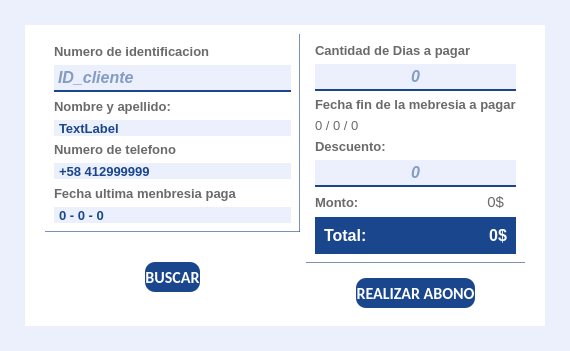
          <widget class="QWidget" name="page_pos">
           <property name="styleSheet">
            <string notr="true">background-color: rgb(236, 240, 252)</string>
           </property>
           <layout class="QHBoxLayout" name="horizontalLayout_3">
            <property name="spacing">
             <number>0</number>
            </property>
            <property name="leftMargin">
             <number>25</number>
            </property>
            <property name="topMargin">
             <number>25</number>
            </property>
            <property name="rightMargin">
             <number>25</number>
            </property>
            <property name="bottomMargin">
             <number>25</number>
            </property>
            <item>
             <widget class="QFrame" name="frame_pos_container">
              <property name="minimumSize">
               <size>
                <width>0</width>
                <height>0</height>
               </size>
              </property>
              <property name="styleSheet">
               <string notr="true">QFrame{

	background-color: rgb(255, 255, 255);
	
}

QLabel{
	
	color: rgb(106, 106, 106);
}

</string>
              </property>
              <property name="frameShape">
               <enum>QFrame::NoFrame</enum>
              </property>
              <property name="frameShadow">
               <enum>QFrame::Plain</enum>
              </property>
              <layout class="QHBoxLayout" name="horizontalLayout_16" stretch="5,4">
               <property name="leftMargin">
                <number>20</number>
               </property>
               <property name="topMargin">
                <number>9</number>
               </property>
               <property name="rightMargin">
                <number>20</number>
               </property>
               <item>
                <widget class="QFrame" name="frame_17">
                 <property name="styleSheet">
                  <string notr="true">#label_27 , #label_28 , #label_31  {
background-color: rgb(236, 240, 252)

}</string>
                 </property>
                 <property name="frameShape">
                  <enum>QFrame::NoFrame</enum>
                 </property>
                 <property name="frameShadow">
                  <enum>QFrame::Raised</enum>
                 </property>
                 <layout class="QVBoxLayout" name="verticalLayout_12" stretch="5,2">
                  <property name="spacing">
                   <number>6</number>
                  </property>
                  <property name="leftMargin">
                   <number>0</number>
                  </property>
                  <property name="topMargin">
                   <number>0</number>
                  </property>
                  <property name="rightMargin">
                   <number>0</number>
                  </property>
                  <property name="bottomMargin">
                   <number>0</number>
                  </property>
                  <item>
                   <widget class="QFrame" name="frame_10">
                    <property name="styleSheet">
                     <string notr="true">#frame_10{
	border-bottom: 1px solid rgba(26, 70, 141, 150);
	border-right: 1px solid rgba(26, 70, 141, 150);
}

</string>
                    </property>
                    <property name="frameShape">
                     <enum>QFrame::NoFrame</enum>
                    </property>
                    <property name="frameShadow">
                     <enum>QFrame::Raised</enum>
                    </property>
                    <layout class="QVBoxLayout" name="verticalLayout_8">
                     <item>
                      <widget class="QLabel" name="label_12">
                       <property name="font">
                        <font>
                         <family>Arial</family>
                         <pointsize>10</pointsize>
                         <weight>75</weight>
                         <bold>true</bold>
                        </font>
                       </property>
                       <property name="text">
                        <string>Numero de identificacion</string>
                       </property>
                      </widget>
                     </item>
                     <item>
                      <widget class="QLineEdit" name="lineEdit_12">
                       <property name="maximumSize">
                        <size>
                         <width>16777215</width>
                         <height>16777215</height>
                        </size>
                       </property>
                       <property name="font">
                        <font>
                         <family>Arial</family>
                         <pointsize>12</pointsize>
                         <weight>75</weight>
                         <italic>true</italic>
                         <bold>true</bold>
                        </font>
                       </property>
                       <property name="styleSheet">
                        <string notr="true">border: none;
border-bottom: 2px solid rgb(26, 70, 141);
color:rgb(26, 70, 141);
padding: 2px;

</string>
                       </property>
                       <property name="inputMask">
                        <string/>
                       </property>
                       <property name="maxLength">
                        <number>10</number>
                       </property>
                       <property name="echoMode">
                        <enum>QLineEdit::Normal</enum>
                       </property>
                       <property name="placeholderText">
                        <string>ID_cliente</string>
                       </property>
                      </widget>
                     </item>
                     <item>
                      <widget class="QLabel" name="label_26">
                       <property name="font">
                        <font>
                         <family>Arial</family>
                         <pointsize>10</pointsize>
                         <weight>75</weight>
                         <bold>true</bold>
                        </font>
                       </property>
                       <property name="text">
                        <string>Nombre y apellido:</string>
                       </property>
                      </widget>
                     </item>
                     <item>
                      <widget class="QLabel" name="label_27">
                       <property name="font">
                        <font>
                         <family>Arial</family>
                         <pointsize>10</pointsize>
                         <weight>75</weight>
                         <bold>true</bold>
                        </font>
                       </property>
                       <property name="styleSheet">
                        <string notr="true">padding-left:2px;
color:rgb(26, 70, 141);</string>
                       </property>
                       <property name="text">
                        <string>TextLabel</string>
                       </property>
                      </widget>
                     </item>
                     <item>
                      <widget class="QLabel" name="label_29">
                       <property name="font">
                        <font>
                         <family>Arial</family>
                         <pointsize>10</pointsize>
                         <weight>75</weight>
                         <bold>true</bold>
                        </font>
                       </property>
                       <property name="text">
                        <string>Numero de telefono</string>
                       </property>
                      </widget>
                     </item>
                     <item>
                      <widget class="QLabel" name="label_28">
                       <property name="font">
                        <font>
                         <family>Arial</family>
                         <pointsize>10</pointsize>
                         <weight>75</weight>
                         <bold>true</bold>
                        </font>
                       </property>
                       <property name="styleSheet">
                        <string notr="true">padding-left:2px;
color:rgb(26, 70, 141);</string>
                       </property>
                       <property name="text">
                        <string>+58 412999999</string>
                       </property>
                      </widget>
                     </item>
                     <item>
                      <widget class="QLabel" name="label_30">
                       <property name="font">
                        <font>
                         <family>Arial</family>
                         <pointsize>10</pointsize>
                         <weight>75</weight>
                         <bold>true</bold>
                        </font>
                       </property>
                       <property name="text">
                        <string>Fecha ultima menbresia paga </string>
                       </property>
                      </widget>
                     </item>
                     <item>
                      <widget class="QLabel" name="label_31">
                       <property name="font">
                        <font>
                         <family>Arial</family>
                         <pointsize>10</pointsize>
                         <weight>75</weight>
                         <bold>true</bold>
                        </font>
                       </property>
                       <property name="styleSheet">
                        <string notr="true">padding-left:2px;
color:rgb(26, 70, 141);</string>
                       </property>
                       <property name="text">
                        <string>0 - 0 - 0</string>
                       </property>
                      </widget>
                     </item>
                    </layout>
                   </widget>
                  </item>
                  <item>
                   <widget class="QFrame" name="frame_16">
                    <property name="frameShape">
                     <enum>QFrame::NoFrame</enum>
                    </property>
                    <property name="frameShadow">
                     <enum>QFrame::Raised</enum>
                    </property>
                    <layout class="QHBoxLayout" name="horizontalLayout_10">
                     <property name="leftMargin">
                      <number>100</number>
                     </property>
                     <property name="rightMargin">
                      <number>100</number>
                     </property>
                     <item>
                      <widget class="QPushButton" name="btn_cliente_4">
                       <property name="minimumSize">
                        <size>
                         <width>0</width>
                         <height>30</height>
                        </size>
                       </property>
                       <property name="font">
                        <font>
                         <family>Calibri</family>
                         <pointsize>12</pointsize>
                         <weight>75</weight>
                         <italic>false</italic>
                         <bold>true</bold>
                        </font>
                       </property>
                       <property name="styleSheet">
                        <string notr="true">QPushButton{

border:none;
color: white;
background-color:rgb(26, 70, 141);
border-radius: 10px 10px;


}
QPushButton:hover{

/*border:none;*/
color: rgb(26, 70, 141);
background-color: #fffffffff;
border-radius: 10px 10px;
border: 2px solid rgb(26, 70, 141);
font-size: 20px;


}
</string>
                       </property>
                       <property name="text">
                        <string>BUSCAR</string>
                       </property>
                      </widget>
                     </item>
                    </layout>
                   </widget>
                  </item>
                 </layout>
                </widget>
               </item>
               <item>
                <widget class="QFrame" name="frame_19">
                 <property name="frameShape">
                  <enum>QFrame::NoFrame</enum>
                 </property>
                 <property name="frameShadow">
                  <enum>QFrame::Raised</enum>
                 </property>
                 <layout class="QVBoxLayout" name="verticalLayout_11" stretch="5,2">
                  <property name="spacing">
                   <number>6</number>
                  </property>
                  <property name="leftMargin">
                   <number>0</number>
                  </property>
                  <property name="topMargin">
                   <number>0</number>
                  </property>
                  <property name="rightMargin">
                   <number>0</number>
                  </property>
                  <property name="bottomMargin">
                   <number>0</number>
                  </property>
                  <item>
                   <widget class="QFrame" name="frame_14">
                    <property name="styleSheet">
                     <string notr="true">#frame_14{
/*	border-left: 1px solid rgba(26, 70, 141, 150);*/
	border-bottom: 1px solid rgba(26, 70, 141, 150);
}
</string>
                    </property>
                    <property name="frameShape">
                     <enum>QFrame::NoFrame</enum>
                    </property>
                    <property name="frameShadow">
                     <enum>QFrame::Raised</enum>
                    </property>
                    <layout class="QVBoxLayout" name="verticalLayout_9">
                     <item>
                      <widget class="QLabel" name="label_32">
                       <property name="font">
                        <font>
                         <family>Arial</family>
                         <pointsize>10</pointsize>
                         <weight>75</weight>
                         <bold>true</bold>
                        </font>
                       </property>
                       <property name="text">
                        <string>Cantidad de Dias a pagar </string>
                       </property>
                      </widget>
                     </item>
                     <item>
                      <widget class="QLineEdit" name="lineEdit_13">
                       <property name="maximumSize">
                        <size>
                         <width>16777215</width>
                         <height>16777215</height>
                        </size>
                       </property>
                       <property name="font">
                        <font>
                         <family>Arial</family>
                         <pointsize>12</pointsize>
                         <weight>75</weight>
                         <italic>true</italic>
                         <bold>true</bold>
                        </font>
                       </property>
                       <property name="styleSheet">
                        <string notr="true">border: none;
border-bottom: 2px solid rgb(26, 70, 141);
color:rgb(26, 70, 141);
padding: 2px;

</string>
                       </property>
                       <property name="inputMask">
                        <string/>
                       </property>
                       <property name="maxLength">
                        <number>2</number>
                       </property>
                       <property name="echoMode">
                        <enum>QLineEdit::Normal</enum>
                       </property>
                       <property name="alignment">
                        <set>Qt::AlignCenter</set>
                       </property>
                       <property name="placeholderText">
                        <string>0</string>
                       </property>
                      </widget>
                     </item>
                     <item>
                      <widget class="QLabel" name="label_34">
                       <property name="font">
                        <font>
                         <family>Arial</family>
                         <pointsize>10</pointsize>
                         <weight>75</weight>
                         <bold>true</bold>
                        </font>
                       </property>
                       <property name="text">
                        <string>Fecha fin de la mebresia a pagar</string>
                       </property>
                      </widget>
                     </item>
                     <item>
                      <widget class="QLabel" name="label_33">
                       <property name="font">
                        <font>
                         <family>Arial</family>
                         <pointsize>10</pointsize>
                         <weight>50</weight>
                         <bold>false</bold>
                        </font>
                       </property>
                       <property name="text">
                        <string>0 / 0 / 0 </string>
                       </property>
                      </widget>
                     </item>
                     <item>
                      <widget class="QLabel" name="label_35">
                       <property name="font">
                        <font>
                         <family>Arial</family>
                         <pointsize>10</pointsize>
                         <weight>75</weight>
                         <bold>true</bold>
                        </font>
                       </property>
                       <property name="text">
                        <string>Descuento:</string>
                       </property>
                      </widget>
                     </item>
                     <item>
                      <widget class="QLineEdit" name="lineEdit_14">
                       <property name="maximumSize">
                        <size>
                         <width>16777215</width>
                         <height>16777215</height>
                        </size>
                       </property>
                       <property name="font">
                        <font>
                         <family>Arial</family>
                         <pointsize>12</pointsize>
                         <weight>75</weight>
                         <italic>true</italic>
                         <bold>true</bold>
                        </font>
                       </property>
                       <property name="styleSheet">
                        <string notr="true">border: none;
border-bottom: 2px solid rgb(26, 70, 141);
color:rgb(26, 70, 141);
padding: 2px;

</string>
                       </property>
                       <property name="inputMask">
                        <string/>
                       </property>
                       <property name="maxLength">
                        <number>3</number>
                       </property>
                       <property name="echoMode">
                        <enum>QLineEdit::Normal</enum>
                       </property>
                       <property name="alignment">
                        <set>Qt::AlignCenter</set>
                       </property>
                       <property name="placeholderText">
                        <string>0</string>
                       </property>
                      </widget>
                     </item>
                     <item>
                      <layout class="QHBoxLayout" name="horizontalLayout_14">
                       <property name="leftMargin">
                        <number>0</number>
                       </property>
                       <property name="topMargin">
                        <number>0</number>
                       </property>
                       <property name="rightMargin">
                        <number>12</number>
                       </property>
                       <property name="bottomMargin">
                        <number>0</number>
                       </property>
                       <item>
                        <widget class="QLabel" name="label_47">
                         <property name="font">
                          <font>
                           <family>Arial</family>
                           <pointsize>10</pointsize>
                           <weight>75</weight>
                           <bold>true</bold>
                          </font>
                         </property>
                         <property name="text">
                          <string>Monto:</string>
                         </property>
                        </widget>
                       </item>
                       <item>
                        <widget class="QLabel" name="label_48">
                         <property name="font">
                          <font>
                           <family>Arial</family>
                           <pointsize>11</pointsize>
                          </font>
                         </property>
                         <property name="text">
                          <string>0$</string>
                         </property>
                         <property name="alignment">
                          <set>Qt::AlignRight|Qt::AlignTrailing|Qt::AlignVCenter</set>
                         </property>
                        </widget>
                       </item>
                      </layout>
                     </item>
                     <item>
                      <widget class="QWidget" name="widget_2" native="true">
                       <property name="styleSheet">
                        <string notr="true">#widget_2 {
	background-color: rgb(26,70,141);
}
#label_62 , #label_63 {
	
	color: rgb(255, 255, 255);
	background-color: rgb(26,70,141);
}</string>
                       </property>
                       <layout class="QHBoxLayout" name="horizontalLayout_15">
                        <item>
                         <widget class="QLabel" name="label_63">
                          <property name="font">
                           <font>
                            <pointsize>12</pointsize>
                            <weight>75</weight>
                            <bold>true</bold>
                           </font>
                          </property>
                          <property name="text">
                           <string>Total:</string>
                          </property>
                         </widget>
                        </item>
                        <item>
                         <widget class="QLabel" name="label_62">
                          <property name="font">
                           <font>
                            <pointsize>12</pointsize>
                            <weight>75</weight>
                            <bold>true</bold>
                           </font>
                          </property>
                          <property name="text">
                           <string>0$</string>
                          </property>
                          <property name="alignment">
                           <set>Qt::AlignRight|Qt::AlignTrailing|Qt::AlignVCenter</set>
                          </property>
                         </widget>
                        </item>
                       </layout>
                      </widget>
                     </item>
                    </layout>
                   </widget>
                  </item>
                  <item>
                   <widget class="QFrame" name="frame_15">
                    <property name="frameShape">
                     <enum>QFrame::NoFrame</enum>
                    </property>
                    <property name="frameShadow">
                     <enum>QFrame::Raised</enum>
                    </property>
                    <layout class="QHBoxLayout" name="horizontalLayout_17">
                     <property name="leftMargin">
                      <number>50</number>
                     </property>
                     <property name="rightMargin">
                      <number>50</number>
                     </property>
                     <item>
                      <widget class="QPushButton" name="btn_cliente_9">
                       <property name="minimumSize">
                        <size>
                         <width>0</width>
                         <height>30</height>
                        </size>
                       </property>
                       <property name="font">
                        <font>
                         <family>Calibri</family>
                         <pointsize>12</pointsize>
                         <weight>75</weight>
                         <italic>false</italic>
                         <bold>true</bold>
                        </font>
                       </property>
                       <property name="styleSheet">
                        <string notr="true">QPushButton{

border:none;
color: white;
background-color:rgb(26, 70, 141);
border-radius: 10px 10px;


}
QPushButton:hover{

/*border:none;*/
color: rgb(26, 70, 141);
background-color: #fffffffff;
border-radius: 10px 10px;
border: 2px solid rgb(26, 70, 141);
font-size: 20px;


}
</string>
                       </property>
                       <property name="text">
                        <string>REALIZAR ABONO</string>
                       </property>
                      </widget>
                     </item>
                    </layout>
                   </widget>
                  </item>
                 </layout>
                </widget>
               </item>
              </layout>
             </widget>
            </item>
           </layout>
          </widget>
